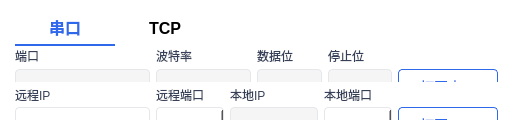
    <widget class="QWidget" name="widget_comConfig" native="true">
     <property name="minimumSize">
      <size>
       <width>0</width>
       <height>130</height>
      </size>
     </property>
     <property name="maximumSize">
      <size>
       <width>16777215</width>
       <height>130</height>
      </size>
     </property>
     <property name="styleSheet">
      <string notr="true">background-color: rgb(255, 255, 255);
border-radius:8px;</string>
     </property>
     <layout class="QVBoxLayout" name="verticalLayout_11">
      <property name="leftMargin">
       <number>15</number>
      </property>
      <property name="topMargin">
       <number>10</number>
      </property>
      <property name="rightMargin">
       <number>15</number>
      </property>
      <property name="bottomMargin">
       <number>10</number>
      </property>
      <item>
       <layout class="QHBoxLayout" name="horizontalLayout_7">
        <item>
         <layout class="QHBoxLayout" name="horizontalLayout_3">
          <property name="spacing">
           <number>0</number>
          </property>
          <item>
           <widget class="QPushButton" name="pushButton_modeCom">
            <property name="minimumSize">
             <size>
              <width>100</width>
              <height>36</height>
             </size>
            </property>
            <property name="maximumSize">
             <size>
              <width>16777215</width>
              <height>36</height>
             </size>
            </property>
            <property name="toolTip">
             <string>&lt;html&gt;&lt;head/&gt;&lt;body&gt;&lt;p&gt;使用串口通信，选择对应的端口、波特率、数据位、停止位等参数&lt;/p&gt;&lt;/body&gt;&lt;/html&gt;</string>
            </property>
            <property name="toolTipDuration">
             <number>6000000</number>
            </property>
            <property name="styleSheet">
             <string notr="true">#pushButton_modeCom{
font-size:16px;
font-weight:bold;
}
QPushButton:pressed{
color: rgb(0, 0, 0);
font-size:16px;
border-radius:0px;
}
QPushButton:checked
{
color: rgb(47, 105, 235);
font-weight:bold;
font-size:16px;
border-radius:0px;
border-bottom-style:solid;
border-bottom-width:2px;
}</string>
            </property>
            <property name="text">
             <string>串口</string>
            </property>
            <property name="checkable">
             <bool>true</bool>
            </property>
            <property name="checked">
             <bool>true</bool>
            </property>
            <property name="autoRepeat">
             <bool>false</bool>
            </property>
            <property name="autoExclusive">
             <bool>true</bool>
            </property>
           </widget>
          </item>
          <item>
           <widget class="QPushButton" name="pushButton_modeTcp">
            <property name="minimumSize">
             <size>
              <width>100</width>
              <height>36</height>
             </size>
            </property>
            <property name="maximumSize">
             <size>
              <width>16777215</width>
              <height>36</height>
             </size>
            </property>
            <property name="toolTip">
             <string>&lt;html&gt;&lt;head/&gt;&lt;body&gt;&lt;p&gt;使用TCP通信，选择对应的远程IP和端口号以及本地的IP和端口号&lt;/p&gt;&lt;/body&gt;&lt;/html&gt;</string>
            </property>
            <property name="toolTipDuration">
             <number>6000000</number>
            </property>
            <property name="styleSheet">
             <string notr="true">#pushButton_modeTcp{
font-size:16px;
font-weight:bold;
}
QPushButton:pressed{
color: rgb(0, 0, 0);
font-size:16px;
border-radius:0px;
}
QPushButton:checked
{
color: rgb(47, 105, 235);
font-weight:bold;
font-size:16px;
border-radius:0px;
border-bottom-style:solid;
border-bottom-width:2px;
}</string>
            </property>
            <property name="text">
             <string>TCP</string>
            </property>
            <property name="checkable">
             <bool>true</bool>
            </property>
            <property name="autoExclusive">
             <bool>true</bool>
            </property>
           </widget>
          </item>
         </layout>
        </item>
        <item>
         <spacer name="horizontalSpacer">
          <property name="orientation">
           <enum>Qt::Horizontal</enum>
          </property>
          <property name="sizeHint" stdset="0">
           <size>
            <width>40</width>
            <height>20</height>
           </size>
          </property>
         </spacer>
        </item>
       </layout>
      </item>
      <item>
       <widget class="QWidget" name="widget_com" native="true">
        <layout class="QGridLayout" name="gridLayout_3">
         <property name="leftMargin">
          <number>0</number>
         </property>
         <property name="topMargin">
          <number>0</number>
         </property>
         <property name="rightMargin">
          <number>0</number>
         </property>
         <property name="bottomMargin">
          <number>0</number>
         </property>
         <item row="0" column="0">
          <layout class="QHBoxLayout" name="horizontalLayout" stretch="1,1,1,1,0">
           <item>
            <layout class="QVBoxLayout" name="verticalLayout">
             <item>
              <widget class="QLabel" name="label_11">
               <property name="styleSheet">
                <string notr="true">color: rgb(54, 65, 89);</string>
               </property>
               <property name="text">
                <string>端口</string>
               </property>
              </widget>
             </item>
             <item>
              <widget class="QComboBox" name="comboBox_uartPort">
               <property name="minimumSize">
                <size>
                 <width>135</width>
                 <height>36</height>
                </size>
               </property>
               <property name="maximumSize">
                <size>
                 <width>16777215</width>
                 <height>36</height>
                </size>
               </property>
               <property name="styleSheet">
                <string notr="true">QComboBox{
color: rgb(104, 112, 130);
font-size:14px;
border-style:solid;
background-color: rgb(245, 245, 245);
border-width:1px;
border-color:rgb(229, 231, 234);
border-radius:4px;
padding-left:5px;
}
QComboBox:disabled
{
color: rgb(150, 150, 150);
font-size:14px;
border-style:solid;
background-color: rgb(220, 220, 220);
border-width:1px;
border-color:rgb(229, 231, 234);
border-radius:4px;
padding-left:5px;
}
QComboBox::drop-down{
border-style:none;
width: 30px;
}
QComboBox::down-arrow {
image: url(:/png/QComboBox_down.png);
}

QComboBox QAbstractItemView::item
{ 
	color: rgb(54, 65, 89);
	height: 25px;  
}</string>
               </property>
               <property name="editable">
                <bool>false</bool>
               </property>
               <property name="sizeAdjustPolicy">
                <enum>QComboBox::AdjustToContents</enum>
               </property>
              </widget>
             </item>
            </layout>
           </item>
           <item>
            <layout class="QVBoxLayout" name="verticalLayout_2">
             <item>
              <widget class="QLabel" name="label_34">
               <property name="styleSheet">
                <string notr="true">color: rgb(54, 65, 89);</string>
               </property>
               <property name="text">
                <string>波特率</string>
               </property>
              </widget>
             </item>
             <item>
              <widget class="QComboBox" name="comboBox_uartBate">
               <property name="minimumSize">
                <size>
                 <width>0</width>
                 <height>36</height>
                </size>
               </property>
               <property name="maximumSize">
                <size>
                 <width>16777215</width>
                 <height>36</height>
                </size>
               </property>
               <property name="styleSheet">
                <string notr="true">QComboBox{
color: rgb(104, 112, 130);
font-size:14px;
border-style:solid;
background-color: rgb(245, 245, 245);
border-width:1px;
border-color:rgb(229, 231, 234);
border-radius:4px;
padding-left:5px;
}
QComboBox:disabled
{
color: rgb(150, 150, 150);
font-size:14px;
border-style:solid;
background-color: rgb(220, 220, 220);
border-width:1px;
border-color:rgb(229, 231, 234);
border-radius:4px;
padding-left:5px;
}
QComboBox::drop-down{
border-style:none;
width: 30px;
}
QComboBox::down-arrow {
image: url(:/png/QComboBox_down.png);
}

QComboBox QAbstractItemView::item
{ 
	color: rgb(54, 65, 89);
	height: 25px;  
}</string>
               </property>
               <property name="editable">
                <bool>false</bool>
               </property>
               <property name="currentText">
                <string>115200</string>
               </property>
               <property name="currentIndex">
                <number>5</number>
               </property>
               <item>
                <property name="text">
                 <string>4800</string>
                </property>
               </item>
               <item>
                <property name="text">
                 <string>9600</string>
                </property>
               </item>
               <item>
                <property name="text">
                 <string>19200</string>
                </property>
               </item>
               <item>
                <property name="text">
                 <string>38400</string>
                </property>
               </item>
               <item>
                <property name="text">
                 <string>57600</string>
                </property>
               </item>
               <item>
                <property name="text">
                 <string>115200</string>
                </property>
               </item>
               <item>
                <property name="text">
                 <string>128000</string>
                </property>
               </item>
               <item>
                <property name="text">
                 <string>230400</string>
                </property>
               </item>
               <item>
                <property name="text">
                 <string>256000</string>
                </property>
               </item>
               <item>
                <property name="text">
                 <string>460800</string>
                </property>
               </item>
               <item>
                <property name="text">
                 <string>500000</string>
                </property>
               </item>
               <item>
                <property name="text">
                 <string>512000</string>
                </property>
               </item>
               <item>
                <property name="text">
                 <string>600000</string>
                </property>
               </item>
               <item>
                <property name="text">
                 <string>750000</string>
                </property>
               </item>
               <item>
                <property name="text">
                 <string>921600</string>
                </property>
               </item>
               <item>
                <property name="text">
                 <string>1000000</string>
                </property>
               </item>
               <item>
                <property name="text">
                 <string>1500000</string>
                </property>
               </item>
               <item>
                <property name="text">
                 <string>2000000</string>
                </property>
               </item>
              </widget>
             </item>
            </layout>
           </item>
           <item>
            <layout class="QVBoxLayout" name="verticalLayout_3">
             <item>
              <widget class="QLabel" name="label_35">
               <property name="styleSheet">
                <string notr="true">color: rgb(54, 65, 89);</string>
               </property>
               <property name="text">
                <string>数据位</string>
               </property>
              </widget>
             </item>
             <item>
              <widget class="QComboBox" name="comboBox_uartData">
               <property name="minimumSize">
                <size>
                 <width>0</width>
                 <height>36</height>
                </size>
               </property>
               <property name="maximumSize">
                <size>
                 <width>16777215</width>
                 <height>36</height>
                </size>
               </property>
               <property name="styleSheet">
                <string notr="true">QComboBox{
color: rgb(104, 112, 130);
font-size:14px;
border-style:solid;
background-color: rgb(245, 245, 245);
border-width:1px;
border-color:rgb(229, 231, 234);
border-radius:4px;
padding-left:5px;
}
QComboBox:disabled
{
color: rgb(180, 180, 180);
font-size:14px;
border-style:solid;
background-color: rgb(220, 220, 220);
border-width:1px;
border-color:rgb(229, 231, 234);
border-radius:4px;
padding-left:5px;
}
QComboBox::drop-down{
border-style:none;
width: 30px;
}
QComboBox::down-arrow {
image: url(:/png/QComboBox_down.png);
}

QComboBox QAbstractItemView::item
{ 
	color: rgb(54, 65, 89);
	height: 25px;  
}</string>
               </property>
               <property name="currentIndex">
                <number>3</number>
               </property>
               <item>
                <property name="text">
                 <string>5</string>
                </property>
               </item>
               <item>
                <property name="text">
                 <string>6</string>
                </property>
               </item>
               <item>
                <property name="text">
                 <string>7</string>
                </property>
               </item>
               <item>
                <property name="text">
                 <string>8</string>
                </property>
               </item>
              </widget>
             </item>
            </layout>
           </item>
           <item>
            <layout class="QVBoxLayout" name="verticalLayout_4">
             <item>
              <widget class="QLabel" name="label_36">
               <property name="styleSheet">
                <string notr="true">color: rgb(54, 65, 89);</string>
               </property>
               <property name="text">
                <string>停止位</string>
               </property>
              </widget>
             </item>
             <item>
              <widget class="QComboBox" name="comboBox_uartStop">
               <property name="minimumSize">
                <size>
                 <width>0</width>
                 <height>36</height>
                </size>
               </property>
               <property name="maximumSize">
                <size>
                 <width>16777215</width>
                 <height>36</height>
                </size>
               </property>
               <property name="styleSheet">
                <string notr="true">QComboBox{
color: rgb(104, 112, 130);
font-size:14px;
border-style:solid;
background-color: rgb(245, 245, 245);
border-width:1px;
border-color:rgb(229, 231, 234);
border-radius:4px;
padding-left:5px;
}
QComboBox:disabled
{
color: rgb(150, 150, 150);
font-size:14px;
border-style:solid;
background-color: rgb(220, 220, 220);
border-width:1px;
border-color:rgb(229, 231, 234);
border-radius:4px;
padding-left:5px;
}
QComboBox::drop-down{
border-style:none;
width: 30px;
}
QComboBox::down-arrow {
image: url(:/png/QComboBox_down.png);
}

QComboBox QAbstractItemView::item
{ 
	color: rgb(54, 65, 89);
	height: 25px;  
}</string>
               </property>
               <item>
                <property name="text">
                 <string>1</string>
                </property>
               </item>
               <item>
                <property name="text">
                 <string>1.5</string>
                </property>
               </item>
               <item>
                <property name="text">
                 <string>2</string>
                </property>
               </item>
              </widget>
             </item>
            </layout>
           </item>
           <item>
            <layout class="QVBoxLayout" name="verticalLayout_5">
             <item>
              <widget class="QLabel" name="label_8">
               <property name="text">
                <string/>
               </property>
              </widget>
             </item>
             <item>
              <widget class="QPushButton" name="pushButton_uartOpen">
               <property name="minimumSize">
                <size>
                 <width>100</width>
                 <height>36</height>
                </size>
               </property>
               <property name="maximumSize">
                <size>
                 <width>16777215</width>
                 <height>36</height>
                </size>
               </property>
               <property name="styleSheet">
                <string notr="true">QPushButton:hover{
	color: rgb(47, 105, 235);
	font-size:14px;
	border-style:solid;
	border-width:1px;
	border-color:rgb(47, 105, 235);
	border-radius:4px;
	padding-left:15px;
	padding-right:15px;
	background-color: rgba(47, 105, 235, 0.08);
}
QPushButton {
	color: rgb(47, 105, 235);
	font-size:14px;
	border-style:solid;
	border-width:1px;
	border-color:rgb(47, 105, 235);
	border-radius:4px;
	padding-left:15px;
	padding-right:15px;
}
QPushButton:pressed{
	color: rgb(47, 105, 235);
	font-size:14px;
	border-style:solid;
	border-width:1px;
	border-color:rgb(47, 105, 235);
	border-radius:4px;
	padding-left:15px;
	padding-right:15px;
	background-color: rgba(47, 105, 235, 0.2);
}
QPushButton:disabled
{
color: rgb(180, 180, 180);
font-size:14px;
border-style:solid;
background-color: rgb(220, 220, 220);
border-width:1px;
border-color:rgb(229, 231, 234);
border-radius:4px;
padding-left:5px;
}</string>
               </property>
               <property name="text">
                <string>打开串口</string>
               </property>
              </widget>
             </item>
            </layout>
           </item>
          </layout>
         </item>
        </layout>
       </widget>
      </item>
      <item>
       <widget class="QWidget" name="widget_tcp" native="true">
        <layout class="QGridLayout" name="gridLayout_8">
         <property name="leftMargin">
          <number>0</number>
         </property>
         <property name="topMargin">
          <number>0</number>
         </property>
         <property name="rightMargin">
          <number>0</number>
         </property>
         <property name="bottomMargin">
          <number>0</number>
         </property>
         <item row="0" column="0">
          <layout class="QHBoxLayout" name="horizontalLayout_2" stretch="1,1,1,1,0">
           <item>
            <layout class="QVBoxLayout" name="verticalLayout_6">
             <item>
              <widget class="QLabel" name="label_3">
               <property name="styleSheet">
                <string notr="true">color: rgb(54, 65, 89);</string>
               </property>
               <property name="text">
                <string>远程IP</string>
               </property>
              </widget>
             </item>
             <item>
              <widget class="QLineEdit" name="lineEdit_remoteIp">
               <property name="minimumSize">
                <size>
                 <width>135</width>
                 <height>36</height>
                </size>
               </property>
               <property name="maximumSize">
                <size>
                 <width>16777215</width>
                 <height>36</height>
                </size>
               </property>
               <property name="styleSheet">
                <string notr="true">QLineEdit{
color: rgb(104, 112, 130);
font-size:14px;
border-style:solid;
border-width:1px;
border-height：20px;
border-color:rgb(229, 231, 234);
border-radius:4px;
padding-left:5px;
}
QLineEdit:disabled
{
color: rgb(180, 180, 180);
font-size:14px;
border-style:solid;
background-color: rgb(220, 220, 220);
border-width:1px;
border-color:rgb(229, 231, 234);
border-radius:4px;
padding-left:5px;
}</string>
               </property>
               <property name="text">
                <string>127.0.0.1</string>
               </property>
              </widget>
             </item>
            </layout>
           </item>
           <item>
            <layout class="QVBoxLayout" name="verticalLayout_7">
             <item>
              <widget class="QLabel" name="label_4">
               <property name="styleSheet">
                <string notr="true">color: rgb(54, 65, 89);</string>
               </property>
               <property name="text">
                <string>远程端口</string>
               </property>
              </widget>
             </item>
             <item>
              <widget class="QSpinBox" name="spinBox_remotePort">
               <property name="minimumSize">
                <size>
                 <width>0</width>
                 <height>36</height>
                </size>
               </property>
               <property name="maximumSize">
                <size>
                 <width>16777215</width>
                 <height>36</height>
                </size>
               </property>
               <property name="styleSheet">
                <string notr="true">QSpinBox{
color: rgb(104, 112, 130);
font-size:14px;
border-style:solid;
border-width:1px;
border-color:rgb(229, 231, 234);
border-radius:4px;
padding-left:5px;
}

QSpinBox::up-button
{
image:url(:/png/up.png);
width: 40px;
}
QSpinBox::down-button{
image:url(:/png/down.png);
width: 40px;
}
QSpinBox:disabled
{
color: rgb(180, 180, 180);
font-size:14px;
border-style:solid;
background-color: rgb(220, 220, 220);
border-width:1px;
border-color:rgb(229, 231, 234);
border-radius:4px;
padding-left:5px;
}</string>
               </property>
               <property name="minimum">
                <number>1</number>
               </property>
               <property name="maximum">
                <number>65535</number>
               </property>
               <property name="value">
                <number>39999</number>
               </property>
              </widget>
             </item>
            </layout>
           </item>
           <item>
            <layout class="QVBoxLayout" name="verticalLayout_8">
             <item>
              <widget class="QLabel" name="label_6">
               <property name="styleSheet">
                <string notr="true">color: rgb(54, 65, 89);</string>
               </property>
               <property name="text">
                <string>本地IP</string>
               </property>
              </widget>
             </item>
             <item>
              <widget class="QComboBox" name="comboBox_localIp">
               <property name="minimumSize">
                <size>
                 <width>0</width>
                 <height>36</height>
                </size>
               </property>
               <property name="maximumSize">
                <size>
                 <width>16777215</width>
                 <height>36</height>
                </size>
               </property>
               <property name="styleSheet">
                <string notr="true">QComboBox{
color: rgb(104, 112, 130);
font-size:14px;
border-style:solid;
background-color: rgb(245, 245, 245);
border-width:1px;
border-color:rgb(229, 231, 234);
border-radius:4px;
padding-left:5px;
}
QComboBox:disabled
{
color: rgb(150, 150, 150);
font-size:14px;
border-style:solid;
background-color: rgb(220, 220, 220);
border-width:1px;
border-color:rgb(229, 231, 234);
border-radius:4px;
padding-left:5px;
}
QComboBox::drop-down{
border-style:none;
width: 30px;
}
QComboBox::down-arrow {
image: url(:/png/QComboBox_down.png);
}

QComboBox QAbstractItemView::item
{ 
	color: rgb(54, 65, 89);
	height: 25px;  
}</string>
               </property>
              </widget>
             </item>
            </layout>
           </item>
           <item>
            <layout class="QVBoxLayout" name="verticalLayout_9">
             <item>
              <widget class="QLabel" name="label_7">
               <property name="styleSheet">
                <string notr="true">color: rgb(54, 65, 89);</string>
               </property>
               <property name="text">
                <string>本地端口</string>
               </property>
              </widget>
             </item>
             <item>
              <widget class="QSpinBox" name="spinBox_localPort">
               <property name="minimumSize">
                <size>
                 <width>0</width>
                 <height>36</height>
                </size>
               </property>
               <property name="maximumSize">
                <size>
                 <width>16777215</width>
                 <height>36</height>
                </size>
               </property>
               <property name="styleSheet">
                <string notr="true">QSpinBox{
color: rgb(104, 112, 130);
font-size:14px;
border-style:solid;
border-width:1px;
border-color:rgb(229, 231, 234);
border-radius:4px;
padding-left:5px;
}

QSpinBox::up-button
{
image:url(:/png/up.png);
width: 40px;
}
QSpinBox::down-button{
image:url(:/png/down.png);
width: 40px;
}
QSpinBox:disabled
{
color: rgb(180, 180, 180);
font-size:14px;
border-style:solid;
background-color: rgb(220, 220, 220);
border-width:1px;
border-color:rgb(229, 231, 234);
border-radius:4px;
padding-left:5px;
}</string>
               </property>
               <property name="minimum">
                <number>1</number>
               </property>
               <property name="maximum">
                <number>65535</number>
               </property>
               <property name="value">
                <number>8888</number>
               </property>
              </widget>
             </item>
            </layout>
           </item>
           <item>
            <layout class="QVBoxLayout" name="verticalLayout_10">
             <item>
              <widget class="QLabel" name="label_9">
               <property name="text">
                <string/>
               </property>
              </widget>
             </item>
             <item>
              <widget class="QPushButton" name="pushButton_tcp">
               <property name="minimumSize">
                <size>
                 <width>100</width>
                 <height>36</height>
                </size>
               </property>
               <property name="maximumSize">
                <size>
                 <width>16777215</width>
                 <height>36</height>
                </size>
               </property>
               <property name="styleSheet">
                <string notr="true">QPushButton:hover{
	color: rgb(47, 105, 235);
	font-size:14px;
	border-style:solid;
	border-width:1px;
	border-color:rgb(47, 105, 235);
	border-radius:4px;
	padding-left:15px;
	padding-right:15px;
	background-color: rgba(47, 105, 235, 0.08);
}
QPushButton {
	color: rgb(47, 105, 235);
	font-size:14px;
	border-style:solid;
	border-width:1px;
	border-color:rgb(47, 105, 235);
	border-radius:4px;
	padding-left:15px;
	padding-right:15px;
}
QPushButton:pressed{
	color: rgb(47, 105, 235);
	font-size:14px;
	border-style:solid;
	border-width:1px;
	border-color:rgb(47, 105, 235);
	border-radius:4px;
	padding-left:15px;
	padding-right:15px;
	background-color: rgba(47, 105, 235, 0.2);
}
QPushButton:disabled
{
color: rgb(180, 180, 180);
font-size:14px;
border-style:solid;
background-color: rgb(220, 220, 220);
border-width:1px;
border-color:rgb(229, 231, 234);
border-radius:4px;
padding-left:5px;
}</string>
               </property>
               <property name="text">
                <string>打开TCP</string>
               </property>
              </widget>
             </item>
            </layout>
           </item>
          </layout>
         </item>
        </layout>
       </widget>
      </item>
     </layout>
    </widget>
